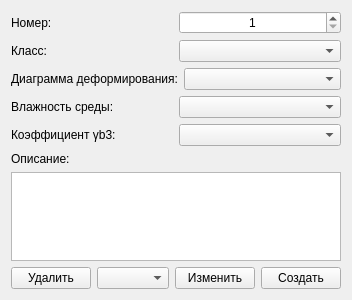
<?xml version="1.0" encoding="UTF-8"?>
<ui version="4.0">
 <class>FormBetonEditor</class>
 <widget class="QWidget" name="FormBetonEditor">
  <property name="geometry">
   <rect>
    <x>0</x>
    <y>0</y>
    <width>335</width>
    <height>300</height>
   </rect>
  </property>
  <property name="windowTitle">
   <string>Редактор бетона</string>
  </property>
  <layout class="QVBoxLayout" name="verticalLayout_2">
   <item>
    <layout class="QVBoxLayout" name="verticalLayout">
     <item>
      <layout class="QHBoxLayout" name="horizontalLayout">
       <item>
        <widget class="QLabel" name="label">
         <property name="text">
          <string>Номер:</string>
         </property>
        </widget>
       </item>
       <item>
        <widget class="QSpinBox" name="spinBoxNum">
         <property name="alignment">
          <set>Qt::AlignCenter</set>
         </property>
         <property name="minimum">
          <number>1</number>
         </property>
        </widget>
       </item>
      </layout>
     </item>
     <item>
      <layout class="QHBoxLayout" name="horizontalLayout_2">
       <item>
        <widget class="QLabel" name="label_2">
         <property name="text">
          <string>Класс:</string>
         </property>
        </widget>
       </item>
       <item>
        <widget class="QComboBox" name="comboBoxClass"/>
       </item>
      </layout>
     </item>
     <item>
      <layout class="QHBoxLayout" name="horizontalLayout_3">
       <item>
        <widget class="QLabel" name="label_3">
         <property name="text">
          <string>Диаграмма деформирования:</string>
         </property>
        </widget>
       </item>
       <item>
        <widget class="QComboBox" name="comboBoxDiagr"/>
       </item>
      </layout>
     </item>
     <item>
      <layout class="QHBoxLayout" name="horizontalLayout_4">
       <item>
        <widget class="QLabel" name="label_4">
         <property name="text">
          <string>Влажность среды:</string>
         </property>
        </widget>
       </item>
       <item>
        <widget class="QComboBox" name="comboBoxVlag"/>
       </item>
      </layout>
     </item>
     <item>
      <layout class="QHBoxLayout" name="horizontalLayout_5">
       <item>
        <widget class="QLabel" name="label_5">
         <property name="text">
          <string>Коэффициент γb3:</string>
         </property>
        </widget>
       </item>
       <item>
        <widget class="QComboBox" name="comboBoxGamma_b3"/>
       </item>
      </layout>
     </item>
     <item>
      <widget class="QLabel" name="label_6">
       <property name="text">
        <string>Описание:</string>
       </property>
      </widget>
     </item>
     <item>
      <widget class="QPlainTextEdit" name="plainTextEditDescript"/>
     </item>
     <item>
      <layout class="QHBoxLayout" name="horizontalLayout_6">
       <item>
        <widget class="QPushButton" name="pushButtonDel">
         <property name="text">
          <string>Удалить</string>
         </property>
        </widget>
       </item>
       <item>
        <widget class="QComboBox" name="comboBoxNums"/>
       </item>
       <item>
        <widget class="QPushButton" name="pushButtonEdit">
         <property name="text">
          <string>Изменить</string>
         </property>
        </widget>
       </item>
       <item>
        <widget class="QPushButton" name="pushButtonAdd">
         <property name="text">
          <string>Создать</string>
         </property>
        </widget>
       </item>
      </layout>
     </item>
    </layout>
   </item>
  </layout>
 </widget>
 <resources/>
 <connections/>
</ui>
